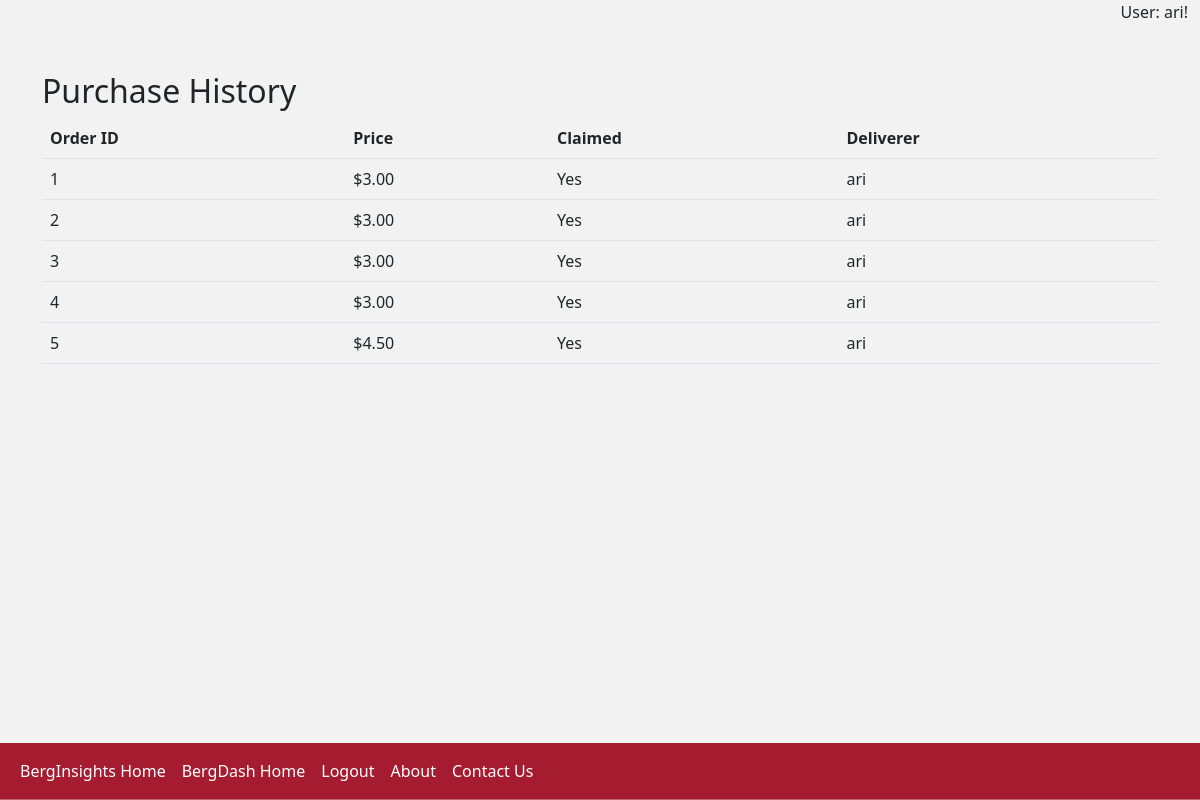
/purchase_history (signed in), run on an earlier commit of the app's database.
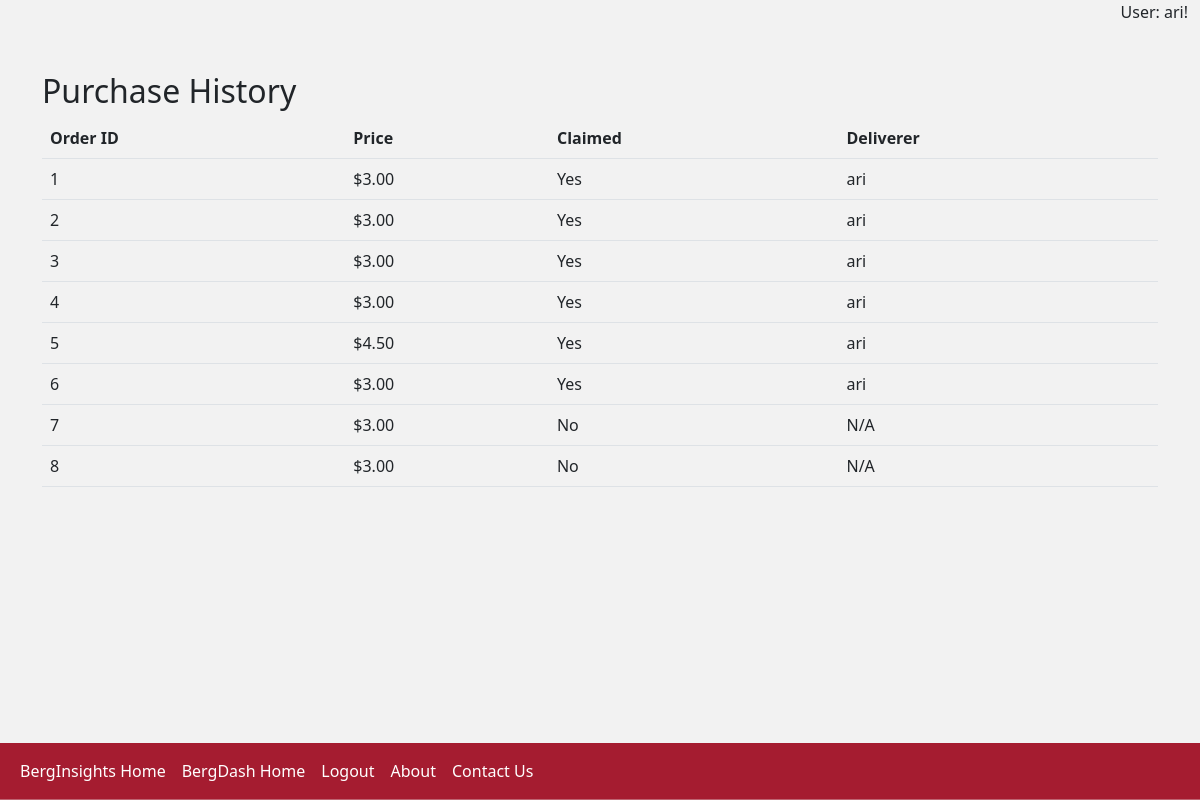
And on a later commit of the database.
### tables this page shows
CREATE TABLE users (
    id INTEGER PRIMARY KEY AUTOINCREMENT,
    username TEXT NOT NULL UNIQUE,
    password_hash TEXT NOT NULL
);

CREATE TABLE orders (
    id INTEGER PRIMARY KEY AUTOINCREMENT,
    customer_id INTEGER,
    order_datetime TIMESTAMP DEFAULT CURRENT_TIMESTAMP,
    delivery_datetime TIMESTAMP,
    box_count INTEGER,
    box_contents TEXT,
    dropoff_location TEXT,
    additional_comments TEXT,
    venmo_username TEXT, deliverer_id INTEGER, order_price REAL,
    FOREIGN KEY (customer_id) REFERENCES users(id)
);

### app.py (the view)
@app.route("/purchase_history")
@login_required
def purchase_history():
    user_id = session.get("user_id")
    if not user_id:
        flash("You need to be logged in to view this page.", "warning")
        return redirect(url_for("login"))
    conn = get_users_db_connection()
    cur = conn.cursor()
    try:
        orders = cur.execute(
            """
            SELECT o.*, u.username as deliverer_username
            FROM orders o
            LEFT JOIN users u ON o.deliverer_id = u.id
            WHERE customer_id = ?
            """,
            (user_id,),
        ).fetchall()
    except Exception as e:
        print("SQLite error:", e)
        flash("An error occurred while retrieving your order history.", "warning")
        return redirect(url_for("index1"))
    finally:
        cur.close()
        conn.close()
    return render_template("phistory.html", orders=orders)

### app.py (called while the page is built)
def get_users_db_connection():
    conn = sqlite3.connect("users.db")
    conn.row_factory = sqlite3.Row  # Enables column access by name: row['column_name']
    return conn

def login_required(f):
    @wraps(f)
    def decorated_function(*args, **kwargs):
        if "user_id" not in session:
            flash("You need to be logged in to access this page.", "warning")
            return redirect(url_for("login"))
        return f(*args, **kwargs)
    return decorated_function

@app.after_request
def after_request(response):
    response.headers["Cache-Control"] = "no-cache, no-store, must-revalidate"
    response.headers["Expires"] = 0
    response.headers["Pragma"] = "no-cache"
    return response

@app.context_processor
def inject_username():
    return dict(username=session.get("username", "Guest"))

### templates/phistory.html (shortened to what this page needs)
{% extends "base.html" %}
{% block content %}
    <div class="container mt-5">
        <h2>Purchase History</h2>
        <table class="table">
            <thead>
                <tr>
                    <th scope="col">Order ID</th>
                    <th scope="col">Price</th>
                    <th scope="col">Claimed</th>
                    <th scope="col">Deliverer</th>
                </tr>
            </thead>
            <tbody>
                {% for order in orders %}
                    <tr>
                        <td>{{ order.id }}</td>
                        <td>${{ "%.2f"|format(order.order_price) }}</td>
                        <td>{{ "Yes" if order.deliverer_id else "No" }}</td>
                        <td>{{ order.deliverer_username or "N/A" }}</td>
                    </tr>
                {% else %}
                    <tr>
                        <td colspan="4">No orders found.</td>
                    </tr>
                {% endfor %}
            </tbody>
        </table>
    </div>
{% endblock %}

### templates/base.html (shortened to what this page needs)
<!DOCTYPE html>
<html lang="en">
    <head>
        <link href="https://cdn.jsdelivr.net/npm/bootstrap@5.2.3/dist/css/bootstrap.min.css" rel="stylesheet">
        <link rel="stylesheet" type="text/css" href="{{ url_for('static', filename='styles.css') }}">
    </head>
    <body>
        <div class="container-fluid" style="padding-bottom: 100px;">
            <div class="welcome-message text-end">
                User: {{ username }}!
            </div>
            {% block content %}{% endblock %}
        </div>
<nav class="navbar navbar-expand-lg navbar-light bg-light fixed-bottom">
    <div class="container-fluid">
        <div class="collapse navbar-collapse" id="navbarNav">
            <ul class="navbar-nav">
                <li class="nav-item">
                    <a class="nav-link" href="{{ url_for('index') }}" style="color: white;">BergInsights Home</a>
                </li>
                <li class="nav-item">
                    <a class="nav-link" href="{{ url_for('index1') }}" style="color: white;">BergDash Home</a>
                </li>
                {% if username != 'Guest' %}
                <li class="nav-item">
                    <a class="nav-link" href="{{ url_for('logout') }}" style="color: white;">Logout</a>
                </li>
                {% else %}
                <li class="nav-item">
                    <a class="nav-link" href="{{ url_for('login') }}" style="color: white;">Login/Register</a>
                </li>
                {% endif %}
                <li class="nav-item">
                    <a class="nav-link" href="{{ url_for('faq') }}" style="color: white;">About</a>
                </li>
                <li class="nav-item">
                    <a class="nav-link" href="{{ url_for('contact') }}" style="color: white;">Contact Us</a>
                </li>
            </ul>
        </div>
    </div>
</nav>
    </body>
</html>

### static/styles.css (style rules this page uses)
.navbar { background-color: #A51C30 !important; border-bottom: 1px solid #ebebeb59!important; }
html { background-color: #F2F2F2 }
body { background-color: #F2F2F2 }

What changed in the data, as far as the page shows it:
added orders: id "6", order_price "3.00", deliverer_id "Yes", username "ari"
added orders: id "7", order_price "3.00", deliverer_id "No", deliverer_username "N/A"
added orders: id "8", order_price "3.00", deliverer_id "No", deliverer_username "N/A"
